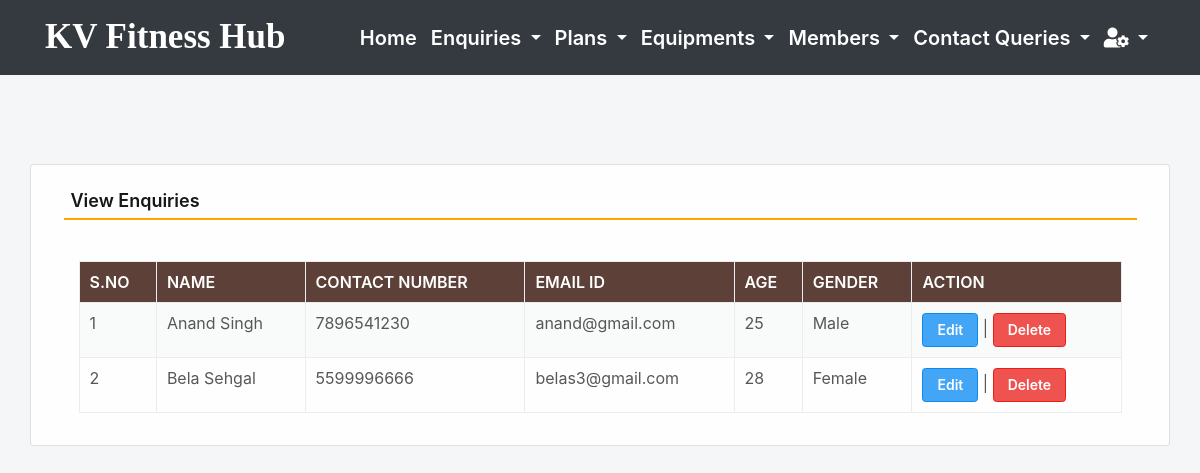
Screenshot of /viewEnquiry (signed in) with the database file from the repository.
### gym/models.py (models this page shows, shortened)
class Enquiry(models.Model):
    name = models.CharField(max_length=150, null=True)
    mobile = models.CharField(max_length=15, null=True)
    email = models.CharField(max_length=50, null=True)
    age = models.CharField(max_length=15, null=True)
    gender = models.CharField(max_length=10, null=True)

### gym/views.py (the view)
# urls.py: path('viewEnquiry', viewEnquiry, name='viewEnquiry'),
def viewEnquiry(request):
    if not request.user.is_authenticated:
        return redirect(admin_login)
    enquiry = Enquiry.objects.all()
    return render(request,'viewEnquiry.html', locals())

### gym/templates/viewEnquiry.html (shortened to what this page needs)
{% include 'admin_nav.html' %}
{% load static %}
 <html lang="en" class="no-focus">
 <link rel="stylesheet" id="css-main" href="{% static 'css1/codebase.min.css' %}">
 <br><br><br><br>
	<div class="container card shadow mt-5">
		<div class="card-body">
			<h5 class="p-2" style="border-bottom: 2px solid orange">View Enquiries</h5>
             <br>
            <div class="container-fluid">
             <table id="example" class="table table-striped table-bordered" style="width:100%">
                  <thead class="text-white" style="background-color : #5d4037;">
				     <tr>
					   <th>S.No</th>
					   <th>Name</th>
					   <th>Contact Number</th>
					   <th>Email ID</th>
                       <th>Age</th>
					   <th>Gender</th>
					   <th>Action</th>
				     </tr>
			      </thead>
			       <tbody>
                     {% for i in enquiry %}
			          <tr>
                        <td>{{forloop.counter}}</td>
						<td>{{i.name}}</td>
						<td>{{i.mobile}}</td>
						<td>{{i.email}}</td>
						<td>{{i.age}}</td>
						<td>{{i.gender}}</td>
						<td><a href="{% url 'edit_Enquiry' i.id %}" class="btn btn-primary">Edit</a> |
                          <a href="{% url 'delete_Enquiry' i.id %}" class="btn btn-danger" onclick="return confirm('Are you sure to delete this Enquiry ?')">Delete</a></td>
                      </tr>
                      {% endfor %}
                   </tbody>
		        </table>
            </div>
        </div>
	</div>
        <link rel="stylesheet" href="https://use.fontawesome.com/releases/v5.6.3/css/all.css">
 </html>

### gym/templates/viewEnquiry.html (style rules this page uses)
.container.card { background-color: rgba(255, 255, 255, 0.9); }

### rows the page displays
Enquiry: name "Anand Singh", mobile "7896541230", email "anand@gmail.com", age "25", gender "Male"
Enquiry: name "Bela Sehgal", mobile "5599996666", email "belas3@gmail.com", age "28", gender "Female"
